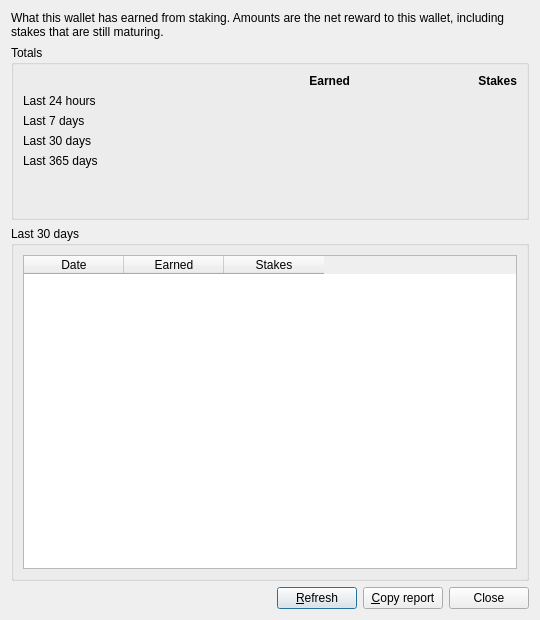
<?xml version="1.0" encoding="UTF-8"?>
<ui version="4.0">
 <class>StakeReportDialog</class>
 <widget class="QDialog" name="StakeReportDialog">
  <property name="geometry">
   <rect>
    <x>0</x>
    <y>0</y>
    <width>540</width>
    <height>620</height>
   </rect>
  </property>
  <property name="windowTitle">
   <string>Stake Report</string>
  </property>
  <layout class="QVBoxLayout" name="verticalLayout">
   <item>
    <widget class="QLabel" name="labelIntro">
     <property name="text">
      <string>What this wallet has earned from staking. Amounts are the net reward to this wallet, including stakes that are still maturing.</string>
     </property>
     <property name="wordWrap">
      <bool>true</bool>
     </property>
    </widget>
   </item>
   <item>
    <widget class="QGroupBox" name="groupTotals">
     <property name="title">
      <string>Totals</string>
     </property>
     <layout class="QGridLayout" name="gridTotals">
      <item row="0" column="1">
       <widget class="QLabel" name="headerEarned">
        <property name="text">
         <string>&lt;b&gt;Earned&lt;/b&gt;</string>
        </property>
        <property name="alignment">
         <set>Qt::AlignRight|Qt::AlignVCenter</set>
        </property>
       </widget>
      </item>
      <item row="0" column="2">
       <widget class="QLabel" name="headerStakes">
        <property name="text">
         <string>&lt;b&gt;Stakes&lt;/b&gt;</string>
        </property>
        <property name="alignment">
         <set>Qt::AlignRight|Qt::AlignVCenter</set>
        </property>
       </widget>
      </item>
      <item row="1" column="0">
       <widget class="QLabel" name="label24h">
        <property name="text">
         <string>Last 24 hours</string>
        </property>
       </widget>
      </item>
      <item row="1" column="1">
       <widget class="QLabel" name="amount24h">
        <property name="alignment">
         <set>Qt::AlignRight|Qt::AlignVCenter</set>
        </property>
        <property name="textInteractionFlags">
         <set>Qt::TextSelectableByMouse</set>
        </property>
       </widget>
      </item>
      <item row="1" column="2">
       <widget class="QLabel" name="count24h">
        <property name="alignment">
         <set>Qt::AlignRight|Qt::AlignVCenter</set>
        </property>
       </widget>
      </item>
      <item row="2" column="0">
       <widget class="QLabel" name="label7d">
        <property name="text">
         <string>Last 7 days</string>
        </property>
       </widget>
      </item>
      <item row="2" column="1">
       <widget class="QLabel" name="amount7d">
        <property name="alignment">
         <set>Qt::AlignRight|Qt::AlignVCenter</set>
        </property>
        <property name="textInteractionFlags">
         <set>Qt::TextSelectableByMouse</set>
        </property>
       </widget>
      </item>
      <item row="2" column="2">
       <widget class="QLabel" name="count7d">
        <property name="alignment">
         <set>Qt::AlignRight|Qt::AlignVCenter</set>
        </property>
       </widget>
      </item>
      <item row="3" column="0">
       <widget class="QLabel" name="label30d">
        <property name="text">
         <string>Last 30 days</string>
        </property>
       </widget>
      </item>
      <item row="3" column="1">
       <widget class="QLabel" name="amount30d">
        <property name="alignment">
         <set>Qt::AlignRight|Qt::AlignVCenter</set>
        </property>
        <property name="textInteractionFlags">
         <set>Qt::TextSelectableByMouse</set>
        </property>
       </widget>
      </item>
      <item row="3" column="2">
       <widget class="QLabel" name="count30d">
        <property name="alignment">
         <set>Qt::AlignRight|Qt::AlignVCenter</set>
        </property>
       </widget>
      </item>
      <item row="4" column="0">
       <widget class="QLabel" name="label365d">
        <property name="text">
         <string>Last 365 days</string>
        </property>
       </widget>
      </item>
      <item row="4" column="1">
       <widget class="QLabel" name="amount365d">
        <property name="alignment">
         <set>Qt::AlignRight|Qt::AlignVCenter</set>
        </property>
        <property name="textInteractionFlags">
         <set>Qt::TextSelectableByMouse</set>
        </property>
       </widget>
      </item>
      <item row="4" column="2">
       <widget class="QLabel" name="count365d">
        <property name="alignment">
         <set>Qt::AlignRight|Qt::AlignVCenter</set>
        </property>
       </widget>
      </item>
      <item row="5" column="0" colspan="3">
       <widget class="QLabel" name="labelLatest"/>
      </item>
      <item row="6" column="0" colspan="3">
       <widget class="QLabel" name="labelMaturing"/>
      </item>
     </layout>
    </widget>
   </item>
   <item>
    <widget class="QGroupBox" name="groupDays">
     <property name="title">
      <string>Last 30 days</string>
     </property>
     <layout class="QVBoxLayout" name="layoutDays">
      <item>
       <widget class="QTableWidget" name="tableDays">
        <property name="editTriggers">
         <set>QAbstractItemView::NoEditTriggers</set>
        </property>
        <property name="alternatingRowColors">
         <bool>true</bool>
        </property>
        <property name="selectionBehavior">
         <enum>QAbstractItemView::SelectRows</enum>
        </property>
        <property name="columnCount">
         <number>3</number>
        </property>
        <attribute name="verticalHeaderVisible">
         <bool>false</bool>
        </attribute>
        <column>
         <property name="text">
          <string>Date</string>
         </property>
        </column>
        <column>
         <property name="text">
          <string>Earned</string>
         </property>
        </column>
        <column>
         <property name="text">
          <string>Stakes</string>
         </property>
        </column>
       </widget>
      </item>
     </layout>
    </widget>
   </item>
   <item>
    <layout class="QHBoxLayout" name="layoutButtons">
     <item>
      <widget class="QLabel" name="labelStatus">
       <property name="sizePolicy">
        <sizepolicy hsizetype="Expanding" vsizetype="Preferred">
         <horstretch>1</horstretch>
         <verstretch>0</verstretch>
        </sizepolicy>
       </property>
      </widget>
     </item>
     <item>
      <widget class="QPushButton" name="buttonRefresh">
       <property name="text">
        <string>&amp;Refresh</string>
       </property>
      </widget>
     </item>
     <item>
      <widget class="QPushButton" name="buttonCopy">
       <property name="toolTip">
        <string>Copy the report as text, e.g. to paste into a message</string>
       </property>
       <property name="text">
        <string>&amp;Copy report</string>
       </property>
      </widget>
     </item>
     <item>
      <widget class="QPushButton" name="buttonClose">
       <property name="text">
        <string>Close</string>
       </property>
      </widget>
     </item>
    </layout>
   </item>
  </layout>
 </widget>
 <resources/>
 <connections>
  <connection>
   <sender>buttonClose</sender>
   <signal>clicked()</signal>
   <receiver>StakeReportDialog</receiver>
   <slot>close()</slot>
  </connection>
 </connections>
</ui>
